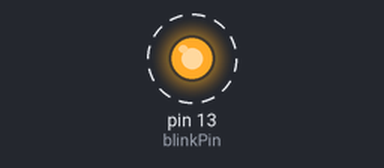
The sketch below on a simulated Arduino Uno, built with avr-gcc and run on an emulated ATmega328P. Shown: output pins drawn as LEDs (lit = HIGH). Dashed ring = blinking.

Above: at 0.5 s.
Timing chart, 0 to 3.5 s (numbered marks = the images above):
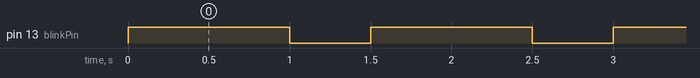

Measured:
- by itself, pin 13 (blinkPin): alternates HIGH for 1.0 s and LOW for 0.50 s

The sketch:

first.ino
```cpp
const int blinkPin = 13;

void setup() {
  // put your setup code here, to run once:
  pinMode(blinkPin, OUTPUT);
  digitalWrite(blinkPin, LOW);
}

void loop() {
  // put your main code here, to run repeatedly:
  digitalWrite(blinkPin, HIGH);
  delay(1000);
  digitalWrite(blinkPin, LOW);
  delay(500);
}
```
